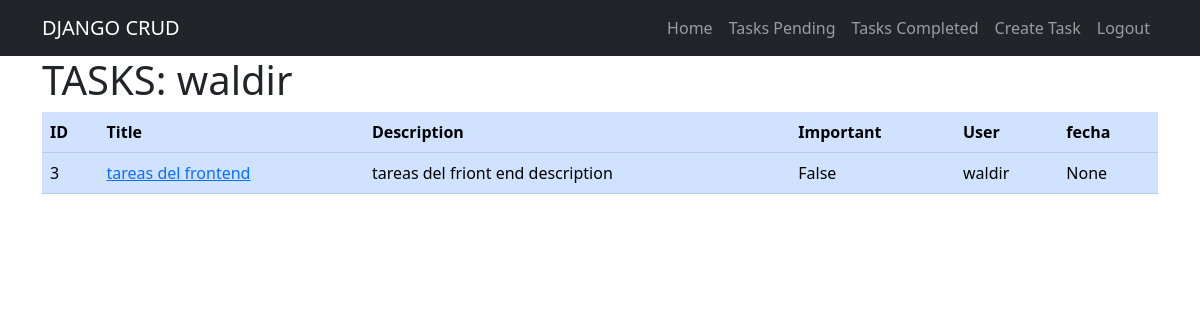
The page /tasks/ (signed in) on the database its author committed.
### tasks/models.py (models this page shows, shortened)
class Task(models.Model):
    title = models.CharField(max_length=100)
    description = models.TextField(blank=True)
    created = models.DateTimeField(auto_now_add=True)
    datecompleted = models.DateTimeField(null = True, blank=True)
    important = models.BooleanField(default=False)
    user = models.ForeignKey(User, on_delete=models.CASCADE)

### tasks/views.py (the view)
# urls.py: path('', include('tasks.urls')),
@login_required
def tasks(request):
    tasks = Task.objects.filter(user=request.user, datecompleted__isnull=True)
    return render(request, 'tasks/tasks.html', {'tasks': tasks})

### tasks/templates/tasks/tasks.html
{% extends 'tasks/base.html' %}
{% block content %}
<h1>TASKS: {{ request.user }}</h1>
    <div class="table-responsive">
        <table class="table table-primary">
            <thead>
                <tr>
                    <th scope="col">ID</th>
                    <th scope="col">Title</th>
                    <th scope="col">Description</th>
                    <th scope="col">Important</th>
                    <th scope="col">User</th>
                    <th scope="col">fecha</th>
                </tr>
            </thead>
            <tbody>
                {% for task in tasks %}
                <tr class="">
                    <td scope="row">{{ task.id }}</td>
                    {% if task.important %}
                    <td><strong><a href="/task_detail/{{ task.id }}"">{{ task.title }}</a></strong></td>
                        {% else %}
                    <td><a href="/task_detail/{{ task.id }}"">
                        {{ task.title }}
                    </a></td>
                    {% endif %}
                    <td>{{ task.description }}</td>
                    <td>{{ task.important }}</td>
                    <td>{{ task.user }}</td>
                    <td>{{task.datecompleted}}</td>
                </tr>
                {% endfor %}
            </tbody>
        </table>
    </div>
{% endblock content %}

### rows shown on the page
Task: id "3", title "tareas del frontend", description "tareas del friont end description", important "False", user "waldir", datecompleted "None"

### other values the page prints
{{ request.user }} "waldir"
